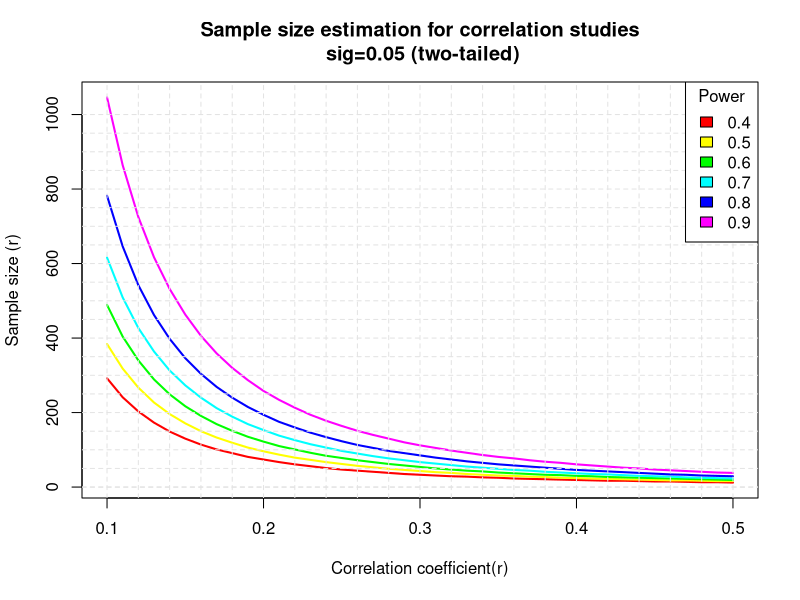

This chart was generated by the following R code:
## ---- chunk 1
library(pwr)
## ---- chunk 2
pwr.t.test(d=0.5, power = 0.9, type="two.sample",alternative = "two.side")
## ---- chunk 3
pwr.anova.test(k=5,f=0.25,sig.level = 0.05,power = 0.8) #k is the number of groups
## ---- chunk 4
pwr.r.test(r=0.25, sig.level = 0.05,power = 0.9,alternative = c("two.sided"))
## ---- chunk 5
pwr.f2.test(u=3,power = 0.9,sig.level = 0.05,f2=0.07)
## ---- chunk 6
pwr.chisq.test(w=0.1853,df=2,sig.level = 0.05,power = 0.9)
## ---- chunk 7
r <- seq(0.1,0.5,0.01)
nr <- length(r)

p <- seq(0.4,0.9,0.1)
np <- length(p)

samsize <- array(numeric(nr*np), dim = c(nr,np))
for (i in 1:np){
  for (j in 1:nr) {
    result <- pwr.r.test(n = NULL, r= r[j],sig.level = 0.05,power = p[i], alternative = "two.sided")
    samsize[j,i] <- ceiling(result$n)
  }
}

xrange <- range(r)
yrange <- round(range(samsize))
colors <- rainbow(length(p))
plot(xrange,yrange,type="n",
     xlab="Correlation coefficient(r)",
     ylab="Sample size (r)")

for (i in 1:np){
  lines(r,samsize[,i],type = 'l',lwd=2,col=colors[i])
}

abline(v=0,h=seq(0,yrange[2],50),lty=2,col='grey89')
abline(h=0,v=seq(xrange[1],xrange[2],0.02),lty=2,col='grey89')

title('Sample size estimation for correlation studies\n sig=0.05 (two-tailed)')
legend('topright',title = 'Power',as.character(p),fill=colors)
